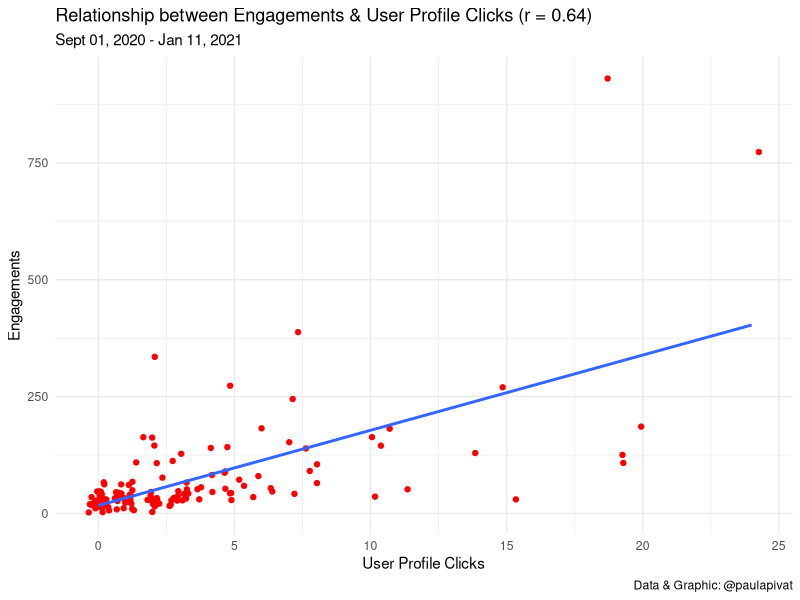
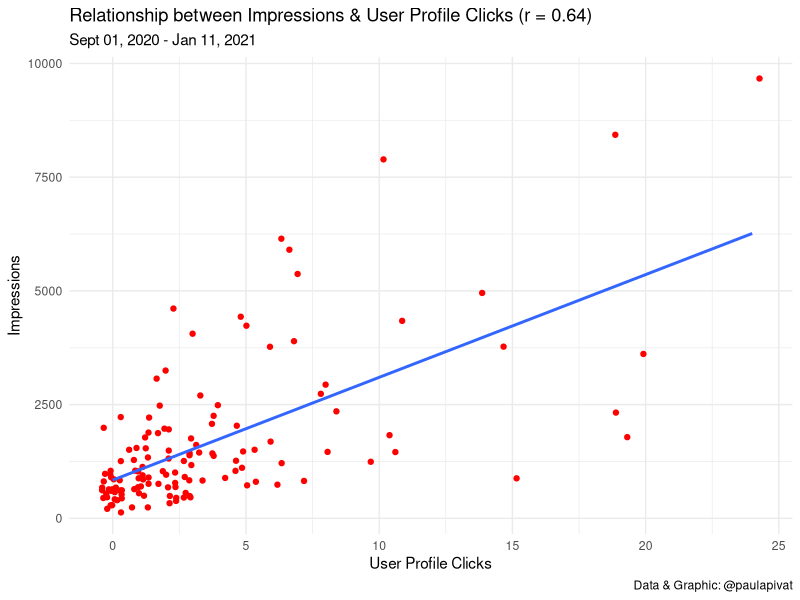
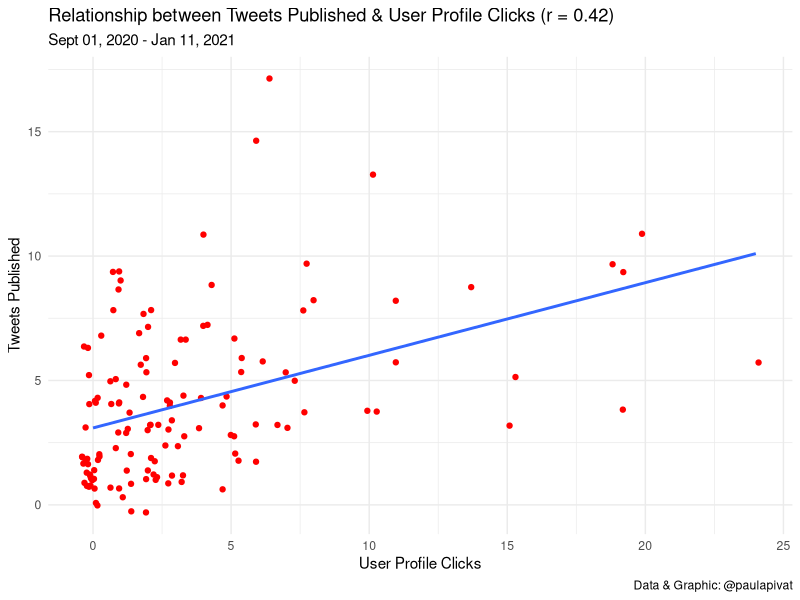
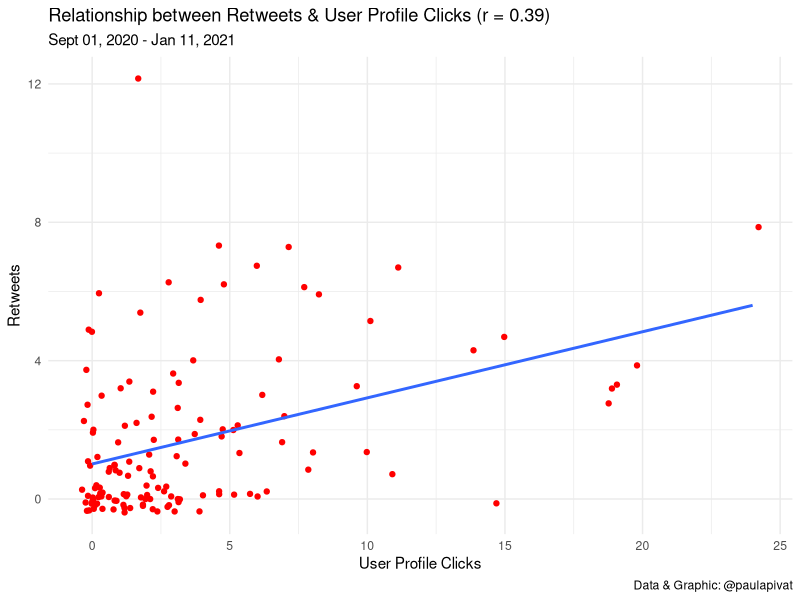
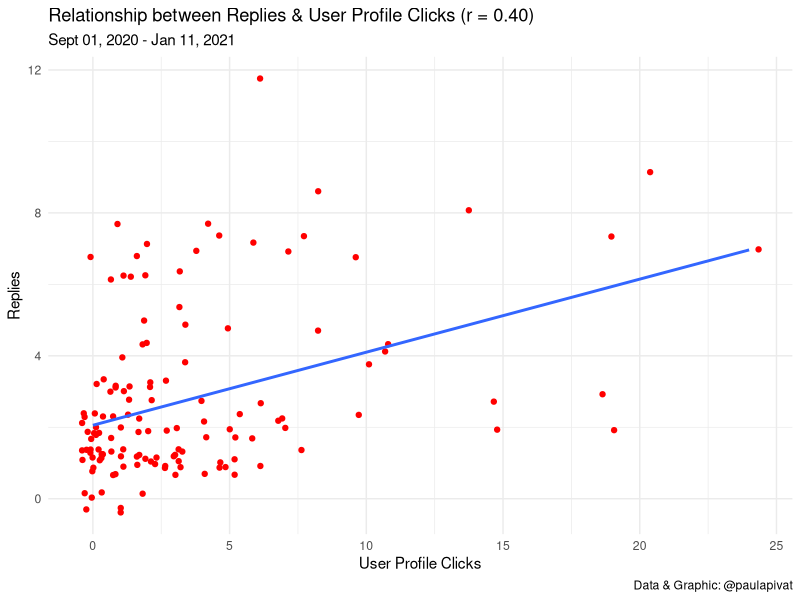
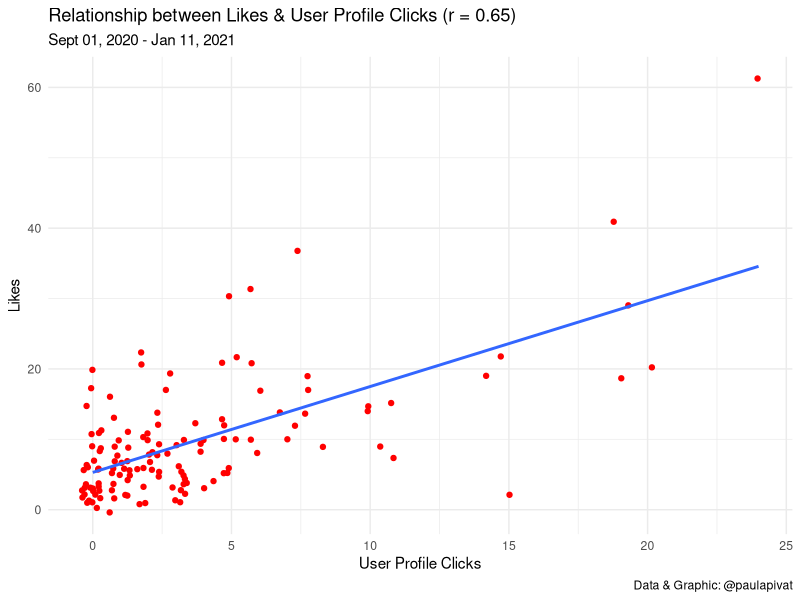
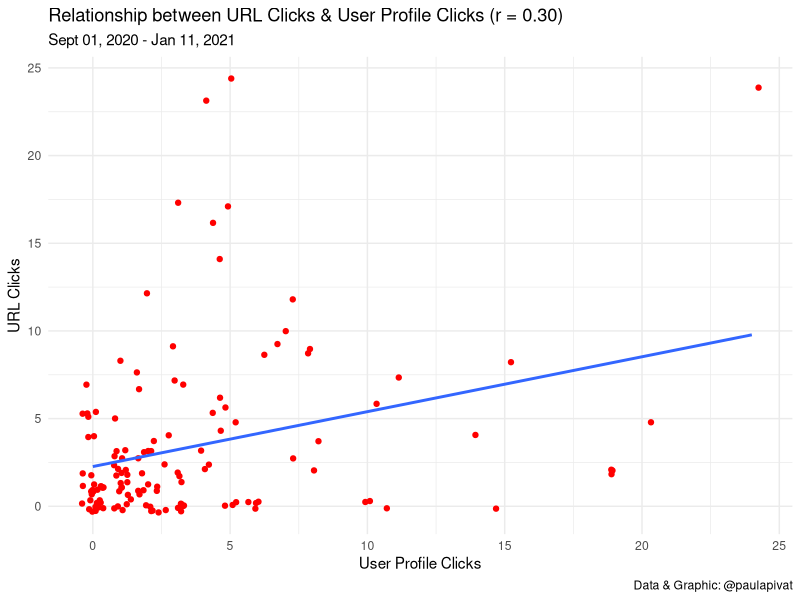
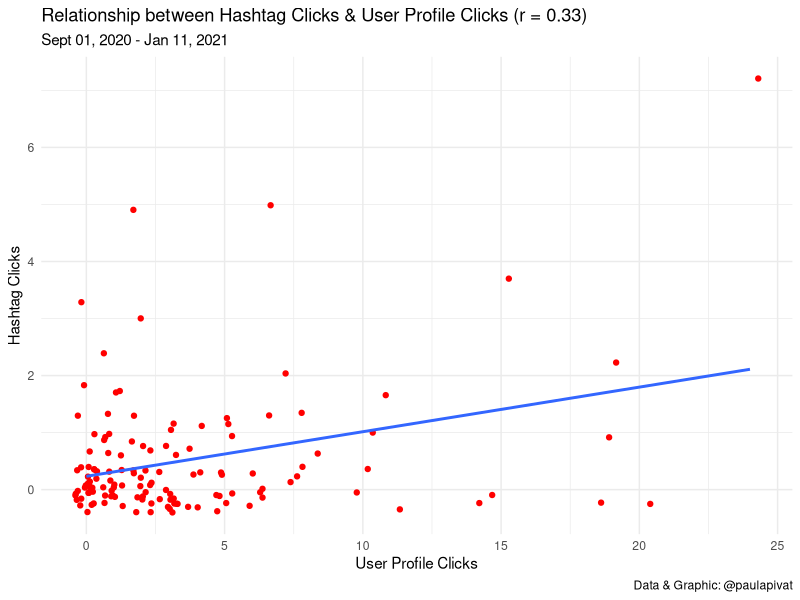

Write R code to recreate these figures, in order.
library(tidyverse)
library(lubridate)

# load data from September to mid-January
df1 <- read_csv("./daily_tweet_activity/daily_tweet_activity_metrics_paulapivat_20200901_20201001_en.csv")
df2 <- read_csv("./daily_tweet_activity/daily_tweet_activity_metrics_paulapivat_20201001_20201101_en.csv")
df3 <- read_csv("./daily_tweet_activity/daily_tweet_activity_metrics_paulapivat_20201101_20201201_en.csv")
df4 <- read_csv("./daily_tweet_activity/daily_tweet_activity_metrics_paulapivat_20201201_20210101_en.csv")
df5 <- read_csv("./daily_tweet_activity/daily_tweet_activity_metrics_paulapivat_20210101_20210112_en.csv")

# combining ALL five dataframes into ONE by rows

df <- rbind(df1, df2, df3, df4, df5)

# USER PROFILE CLICKS ----

# Engagement (r = 0.64) ----
df %>%
    ggplot(aes(x = `user profile clicks`, y = engagements)) +
    geom_point(color = 'red', position = 'jitter') +
    geom_smooth(method = 'lm', se = FALSE) +
    theme_minimal() +
    labs(
        title = "Relationship between Engagements & User Profile Clicks (r = 0.64)",
        subtitle = "Sept 01, 2020 - Jan 11, 2021",
        y = "Engagements",
        x = "User Profile Clicks",
        caption = "Data & Graphic: @paulapivat"
    )

cor.test(x = df$`user profile clicks`, y = df$engagements)

# Impressions (r = 0.64) ----
df %>%
    ggplot(aes(x = `user profile clicks`, y = impressions)) +
    geom_point(color = 'red', position = 'jitter') +
    geom_smooth(method = 'lm', se = FALSE) +
    theme_minimal() +
    labs(
        title = "Relationship between Impressions & User Profile Clicks (r = 0.64)",
        subtitle = "Sept 01, 2020 - Jan 11, 2021",
        y = "Impressions",
        x = "User Profile Clicks",
        caption = "Data & Graphic: @paulapivat"
    )

cor.test(x = df$`user profile clicks`, y = df$impressions)

# Tweets Published (r = 0.42) ----
df %>%
    ggplot(aes(x = `user profile clicks`, y = `Tweets published`)) +
    geom_point(color = 'red', position = 'jitter') +
    geom_smooth(method = 'lm', se = FALSE) +
    theme_minimal() +
    labs(
        title = "Relationship between Tweets Published & User Profile Clicks (r = 0.42)",
        subtitle = "Sept 01, 2020 - Jan 11, 2021",
        y = "Tweets Published",
        x = "User Profile Clicks",
        caption = "Data & Graphic: @paulapivat"
    )

cor.test(x = df$`user profile clicks`, y = df$`Tweets published`)


# Retweets (r = 0.39) ----
df %>%
    ggplot(aes(x = `user profile clicks`, y = retweets)) +
    geom_point(color = 'red', position = 'jitter') +
    geom_smooth(method = 'lm', se = FALSE) +
    theme_minimal() +
    labs(
        title = "Relationship between Retweets & User Profile Clicks (r = 0.39)",
        subtitle = "Sept 01, 2020 - Jan 11, 2021",
        y = "Retweets",
        x = "User Profile Clicks",
        caption = "Data & Graphic: @paulapivat"
    )

cor.test(x = df$`user profile clicks`, y = df$retweets)

# Replies (r = 0.40) ----
df %>%
    ggplot(aes(x = `user profile clicks`, y = replies)) +
    geom_point(color = 'red', position = 'jitter') +
    geom_smooth(method = 'lm', se = FALSE) +
    theme_minimal() +
    labs(
        title = "Relationship between Replies & User Profile Clicks (r = 0.40)",
        subtitle = "Sept 01, 2020 - Jan 11, 2021",
        y = "Replies",
        x = "User Profile Clicks",
        caption = "Data & Graphic: @paulapivat"
    )

cor.test(x = df$`user profile clicks`, y = df$replies)

# Likes (r = 0.65) ----
df %>%
    ggplot(aes(x = `user profile clicks`, y = likes)) +
    geom_point(color = 'red', position = 'jitter') +
    geom_smooth(method = 'lm', se = FALSE) +
    theme_minimal() +
    labs(
        title = "Relationship between Likes & User Profile Clicks (r = 0.65)",
        subtitle = "Sept 01, 2020 - Jan 11, 2021",
        y = "Likes",
        x = "User Profile Clicks",
        caption = "Data & Graphic: @paulapivat"
    )

cor.test(x = df$`user profile clicks`, y = df$likes)

# URL Clicks (r = 0.30) ----
df %>%
    ggplot(aes(x = `user profile clicks`, y = `url clicks`)) +
    geom_point(color = 'red', position = 'jitter') +
    geom_smooth(method = 'lm', se = FALSE) +
    theme_minimal() +
    labs(
        title = "Relationship between URL Clicks & User Profile Clicks (r = 0.30)",
        subtitle = "Sept 01, 2020 - Jan 11, 2021",
        y = "URL Clicks",
        x = "User Profile Clicks",
        caption = "Data & Graphic: @paulapivat"
    )

cor.test(x = df$`user profile clicks`, y = df$`url clicks`)

# And Hashtag Clicks (r = 0.33) ----
df %>%
    ggplot(aes(x = `user profile clicks`, y = `hashtag clicks`)) +
    geom_point(color = 'red', position = 'jitter') +
    geom_smooth(method = 'lm', se = FALSE) +
    theme_minimal() +
    labs(
        title = "Relationship between Hashtag Clicks & User Profile Clicks (r = 0.33)",
        subtitle = "Sept 01, 2020 - Jan 11, 2021",
        y = "Hashtag Clicks",
        x = "User Profile Clicks",
        caption = "Data & Graphic: @paulapivat"
    )

cor.test(x = df$`user profile clicks`, y = df$`hashtag clicks`)

# Detail Expands (r = 0.64) ----
df %>%
    ggplot(aes(x = `user profile clicks`, y = `detail expands`)) +
    geom_point(color = 'red', position = 'jitter') +
    geom_smooth(method = 'lm', se = FALSE) +
    theme_minimal() +
    labs(
        title = "Relationship between Detail Expands & User Profile Clicks (r = 0.64)",
        subtitle = "Sept 01, 2020 - Jan 11, 2021",
        y = "Detail Expands",
        x = "User Profile Clicks",
        caption = "Data & Graphic: @paulapivat"
    )

cor.test(x = df$`user profile clicks`, y = df$`detail expands`)

# Media Views (r = 0.53) ----
df %>%
    ggplot(aes(x = `user profile clicks`, y = `media views`)) +
    geom_point(color = 'red', position = 'jitter') +
    geom_smooth(method = 'lm', se = FALSE) +
    theme_minimal() +
    labs(
        title = "Relationship between Media Views & User Profile Clicks (r = 0.53)",
        subtitle = "Sept 01, 2020 - Jan 11, 2021",
        y = "Media Views",
        x = "User Profile Clicks",
        caption = "Data & Graphic: @paulapivat"
    )

cor.test(x = df$`user profile clicks`, y = df$`media views`)

# Media Engagements (r = 0.54) ----
df %>%
    ggplot(aes(x = `user profile clicks`, y = `media engagements`)) +
    geom_point(color = 'red', position = 'jitter') +
    geom_smooth(method = 'lm', se = FALSE) +
    theme_minimal() +
    labs(
        title = "Relationship between Media Engagements & User Profile Clicks (r = 0.54)",
        subtitle = "Sept 01, 2020 - Jan 11, 2021",
        y = "Media Engagements",
        x = "User Profile Clicks",
        caption = "Data & Graphic: @paulapivat"
    )

cor.test(x = df$`user profile clicks`, y = df$`media engagements`)


# PIVOT LONGER ----
df %>%
    select(Date, `user profile clicks`, impressions, engagements, retweets, replies, likes) %>%
    pivot_longer(cols = 3:7, names_to = 'iv') %>%
    ggplot(aes(x = `user profile clicks`, y = value)) +
    geom_point(color = 'red', position = 'jitter') +
    geom_smooth(method = 'lm', se = FALSE) +
    facet_wrap(~iv, scales = 'free')

# CORRELELOGRAM ----

# native plot()

df %>%
    select(`user profile clicks`,3:4, 6:8) %>%
    plot(pch = 20, cex = 1.5, col="#69b3a2")
